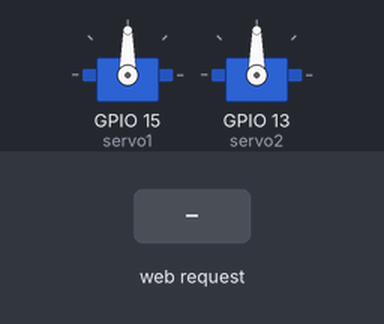
Recording of a sketch running on a simulated ESP8266 (NodeMCU). Shown: 2 × servo. The test bench sets the inputs (shaded band). WiFi joins after 1.5 s; servers stay silent unless stated; what the sketch prints to the serial monitor is not drawn.

Above: at 2.7 s.
2.8 s: HTTP request GET /control?command=move received
At 2.95 s:
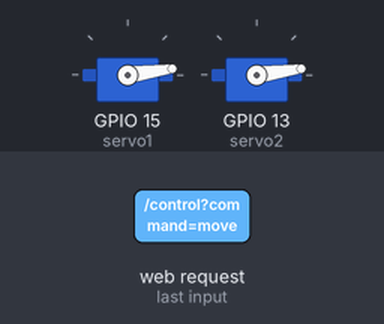
At 6.9 s:
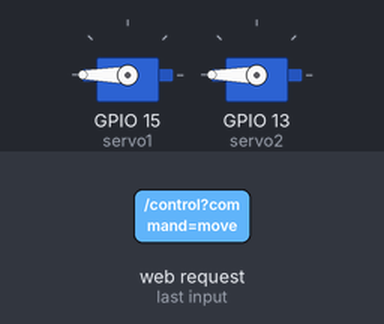
Timing chart, 0 to 8.4 s (numbered marks = the images above; inputs shaded):
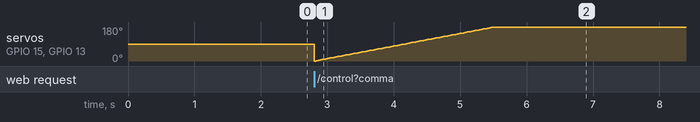

The sketch:

FINAL_MOVE_2_SERVO.ino
```cpp
#include <ESP8266WiFi.h>
#include <ESP8266WebServer.h>
#include <Servo.h>

const char* ssid = "Hittleboy";
const char* password = "6tau3u4n";

ESP8266WebServer server(80);
Servo servo1;
Servo servo2;
int pos1 = 0;
int pos2 = 0;

void setup() {
  Serial.begin(115200);
  servo1.attach(15);  // attach servo 1 to GPIO5
  servo2.attach(13);  // attach servo 2 to GPIO4

  WiFi.begin(ssid, password);
  while (WiFi.status() != WL_CONNECTED) {
    delay(500);
    Serial.println("Connecting to WiFi...");
  }

  Serial.println("WiFi connected");
  Serial.println("IP address: ");
  Serial.println(WiFi.localIP());

  server.on("/control", HTTP_GET, []() {
    String command = server.arg("command");
    if (command == "move") {
      // Move both servos gradually
      for (pos1 = 0, pos2 = 0; pos1 <= 180 && pos2 <= 180; pos1 += 1, pos2 += 1) {
        servo1.write(pos1);
        servo2.write(pos2);
        delay(15); // Adjust delay as needed
      }
      server.send(200, "text/plain", "OK");
    } else if (command == "nomove") {
      // Do nothing, servos stay in their current positions
      server.send(200, "text/plain", "Servos not moved");
    }
  });

  server.begin();
}

void loop() {
  server.handleClient();
}
```
